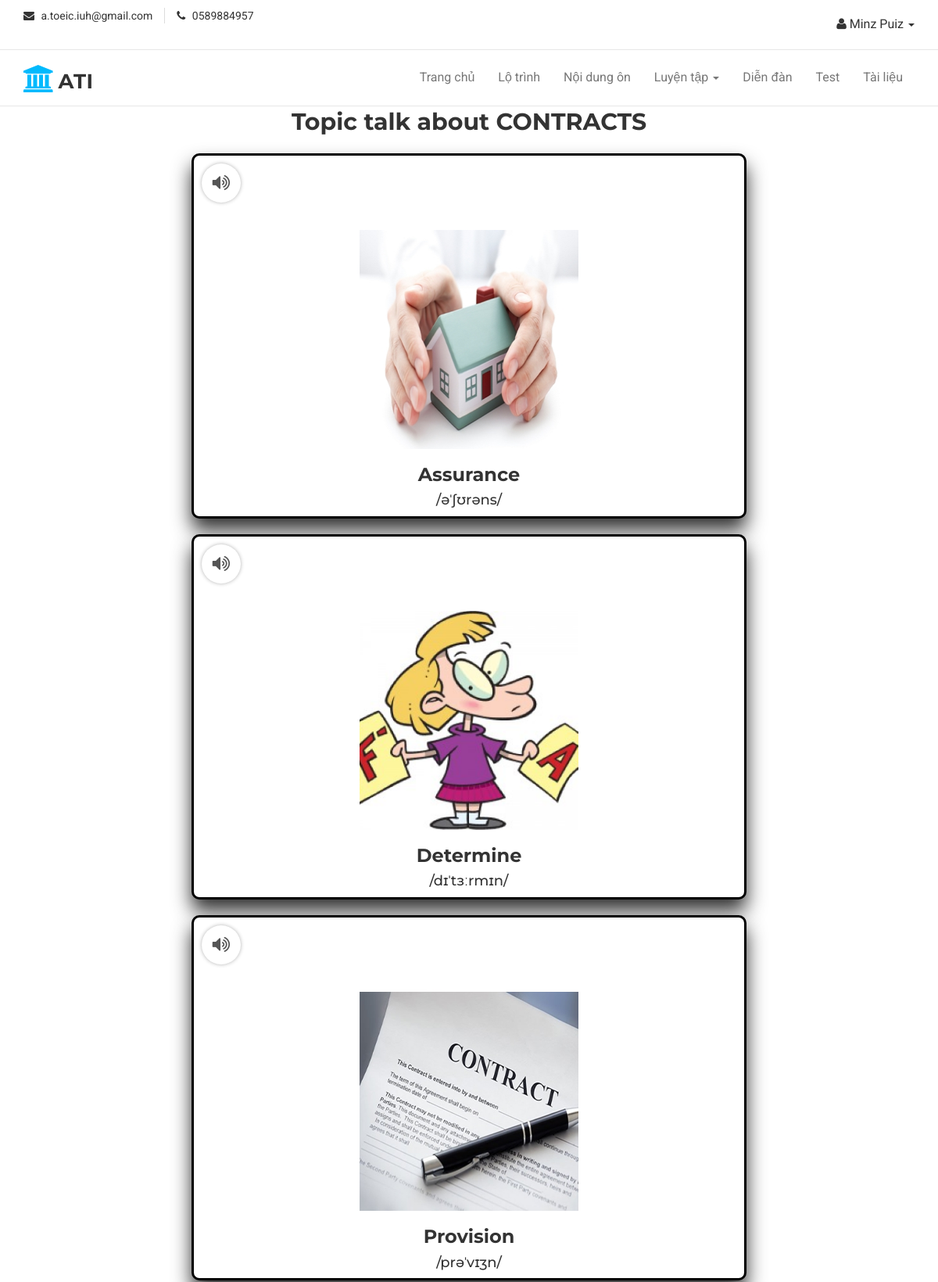
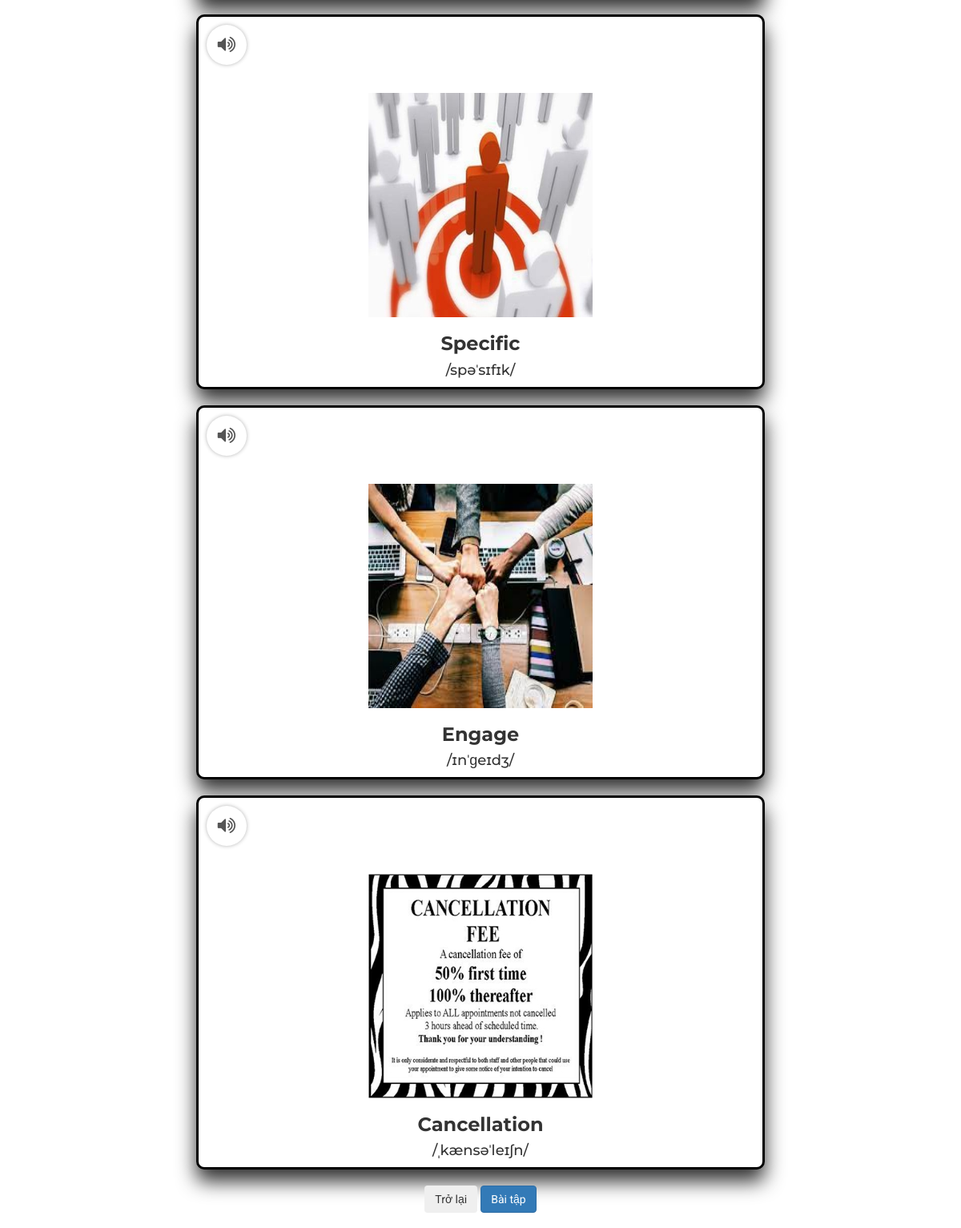
The page /view/practice_vocabulary.php?id=2&topic=CONTRACTS (signed in, upper part) on the database its author committed (2 pictures, top to bottom).
### tables this page shows
CREATE TABLE `topic_vocabulary_info` (
  `id` bigint(20) NOT NULL,
  `ID_topic` int(11) NOT NULL,
  `ID_vocabulary` varchar(10) NOT NULL
);

CREATE TABLE `question_v` (
  `ID_vocabulary` varchar(10) NOT NULL,
  `tu_vung` varchar(255) NOT NULL,
  `phien_am` varchar(255) DEFAULT NULL,
  `mota` longtext DEFAULT NULL,
  `vi_du` varchar(255) DEFAULT NULL,
  `am_thanh` varchar(255) NOT NULL,
  `hinh_anh` varchar(255) NOT NULL
);

### model/mVocabulary.php (called while the page is built, shortened)
<?php
    class mVocabulary
    {
        function view_vocabulary($id,$topic)
        {
            $conn=mysqli_connect('localhost','ayayatoe','tP94l7nyXH(9#B','ayayatoe_toeic');
		    mysqli_set_charset($conn ,'utf8');
            if($conn)
            {
                $sql = "select *from question_v join topic_vocabulary_info on question_v.ID_vocabulary = topic_vocabulary_info.ID_vocabulary join topic on topic_vocabulary_info.ID_topic = topic.ID_topic where topic_vocabulary_info.ID_topic = '$id' or topic.Topic='$topic'";
                $qr = mysqli_query($conn, $sql);
                return $qr;
            }
            else
            {
                return false;
            }
        }
}

### controller/cVocabulary.php (called while the page is built, shortened)
<?php
    include_once('../model/mVocabulary.php');
    class cVocabulary
    {
        function xem_tuvung($id,$topic)
        {
            $p= new mVocabulary();
            $r = $p->view_vocabulary($id,$topic);
            return $r;
        }
    }
?>

### view/practice_vocabulary.php (the view, shortened to what this page needs)
<?php
    include('header.php')
?>
<body>
    <main>
        <div class="container">
            <div class="row">
                <div class="col-md-8 col-md-offset-2 col-sm-10 col-sm-offset-1 col-xs-12">
                    <?php
                        include_once('../controller/cVocabulary.php');
                        $p=new cVocabulary();
                        $id=$_GET['id'];
                        $topic = $_GET['topic'];
                        $hien = $p->xem_tuvung($id,$topic);
                        if(mysqli_num_rows($hien) > 0)
                        {
                            ?>
                                <h2 style="text-align: center;"><?php echo 'Topic talk about'.' '.$topic ?> </h2>
                            <?php
                            while($row = mysqli_fetch_assoc($hien)){
                            ?>
                    <div class="noidung">
                        <div class="am_thanh">
                            <?php
                                        echo "<button onclick=\"document.getElementById('audio_{$row['ID_vocabulary']}').play()\"><i id='loa' class='fa fa-volume-up'></i></button>";
                                    ?>
                        </div>
                        <div class="text-center">
                            <div class="flip-box">
                                <div class="flip-box-inner">
                                    <div class="flip-box-front ">
                                        <img style="width: 280px; height: 280px;"
                                            src="../assets/img/img_vocabulary/<?php echo $row['hinh_anh']; ?>"
                                            alt="<?php echo 'image'.'_'. $row['Topic']; ?>"><br>
                                    </div>
                                    <div class="flip-box-back">
                                        <h3><?php echo $row['mota']; ?></h3><br>
                                        <i><u>Example:</u></i>
                                        <p><?php echo $row['vi_du']; ?></p>
                                    </div>
                                </div>
                            </div>
                            <div class="tuvung">
                                <h3 style="font-weight: bolder;"><?php echo $row['tu_vung']; ?></h3>
                            </div>
                            <div class="phien_am">
                                <h4><?php echo $row['phien_am']; ?></h4>
                            </div>
                        </div>
                    </div>
                    <?php
                    }
                        }
                        else{
                             echo '<div class="col-md-8 col-md-offset-2 col-sm-10 col-sm-offset-1 col-xs-12">
                                <script>alert("xin lỗi bạn nhưng chủ đề này chưa có từ nào hiccc :(((( ");
                                    window.location.href = "../view/choose_vocabulary.php";
                                </script>
                            </div>';
                        }
                    ?>
                    <div class="col-md-8 col-md-offset-2 col-sm-10 col-sm-offset-1 col-xs-12 text-center">
                        <a href="choose_vocabulary.php"><button type="button" class="btn btn-secondary">Trở lại</button></a>
                        <a href="review_vocabulary.php?topic=<?php echo $topic; ?>"><button type="button" class="btn btn-primary">Bài tập</button></a>
                    </div><br><p><br></p>
                </div>
            </div>
        </div>
    </main>
</body>
<?php
    include('footer.php')
?>
</html>

### assets/css/style.css (style rules this page uses)
body { background-color: #ffffff; font-family: "Roboto", sans-serif; color: #333333; font-size: 16px; overflow-x: hidden; }
a { text-decoration: none; color: #333333; }
h1, h2, h3, h4, h5, h6 { font-family: "Montserrat", sans-serif; }
h2 { font-size: 30px; font-weight: 700; line-height: 40px; margin: 0; }
img { border: none; }

### view/practice_vocabulary.php (style rules this page uses)
.noidung { padding-top: 10px; margin: 20px; border: 3px solid black; border-radius: 10px; box-shadow: 0px 15px 25px; background-color: white; }
.am_thanh { display: inline-block; position: relative; width: 50px; height: 50px; border-radius: 50%; background-color: #fff; box-shadow: 0 0 5px rgba(0, 0, 0, 0.3); cursor: pointer; margin-right: 10px; left: 10px; padding: 10px }
.am_thanh>button { background-color: #fff; border: 1px solid white; top: 50%; left: 50%; width: 30px; height: 30px; }
#loa { position: absolute; top: 50%; left: 50%; transform: translate(-50%, -50%); font-size: 24px; color: #555; }
.flip-box { padding-top: 35px; background-color: transparent; perspective: 1000px; }
.flip-box-inner { position: relative; text-align: center; transition: transform 1s; transform-style: preserve-3d; }
.flip-box-front { position: relative; width: 100%; height: auto; -webkit-backface-visibility: hidden; backface-visibility: hidden; }
.flip-box-back { position: absolute; width: 100%; bottom: 30px; -webkit-backface-visibility: hidden; backface-visibility: hidden; }
.flip-box-front { background-color: white; color: black; }
.flip-box-back { background-color: white; width: 100%; height: 70%; color: black; transform: rotateY(180deg); }
.flip-box-back>h3 { font-weight: 600; font-family: 'Segoe UI', Tahoma, Geneva, Verdana, sans-serif; padding-top: 20px; }

### rows shown on the page
topic_vocabulary_info: ID_vocabulary.hinh_anh (picture), ID_vocabulary.tu_vung "Assurance", ID_vocabulary.phien_am "/əˈʃʊrəns/"
topic_vocabulary_info: ID_vocabulary.hinh_anh (picture), ID_vocabulary.tu_vung "Determine", ID_vocabulary.phien_am "/dɪˈtɜːrmɪn/"
topic_vocabulary_info: ID_vocabulary.hinh_anh (picture), ID_vocabulary.tu_vung "Provision", ID_vocabulary.phien_am "/prəˈvɪʒn/"
topic_vocabulary_info: ID_vocabulary.hinh_anh (picture), ID_vocabulary.tu_vung "Specific", ID_vocabulary.phien_am "/spəˈsɪfɪk/"
topic_vocabulary_info: ID_vocabulary.hinh_anh (picture), ID_vocabulary.tu_vung "Engage", ID_vocabulary.phien_am "/ɪnˈɡeɪdʒ/"
topic_vocabulary_info: ID_vocabulary.hinh_anh (picture), ID_vocabulary.tu_vung "Cancellation", ID_vocabulary.phien_am "/ˌkænsəˈleɪʃn/"

### other values the page prints
$r['TenUser'] "Minz Puiz"
$topic "CONTRACTS"
